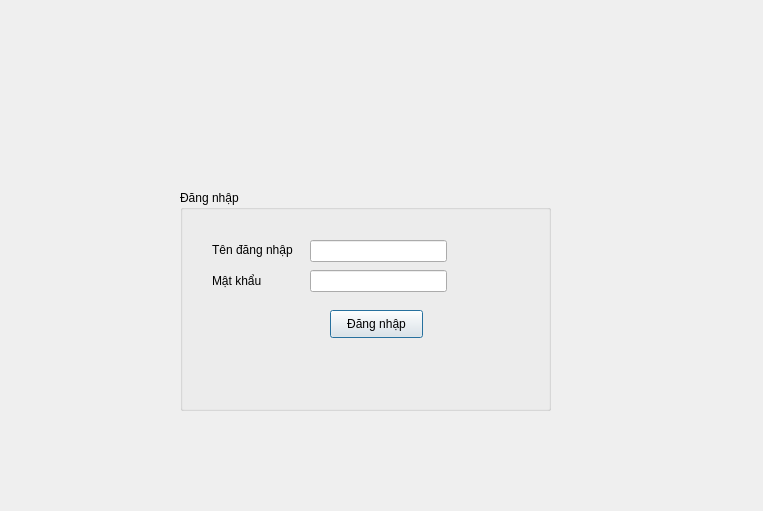
<?xml version="1.0" encoding="UTF-8"?>
<ui version="4.0">
 <class>dangnhap</class>
 <widget class="QDialog" name="dangnhap">
  <property name="geometry">
   <rect>
    <x>0</x>
    <y>0</y>
    <width>763</width>
    <height>511</height>
   </rect>
  </property>
  <property name="windowTitle">
   <string>Dialog</string>
  </property>
  <widget class="QGroupBox" name="groupBox">
   <property name="geometry">
    <rect>
     <x>180</x>
     <y>190</y>
     <width>371</width>
     <height>221</height>
    </rect>
   </property>
   <property name="title">
    <string>Đăng nhập</string>
   </property>
   <widget class="QLabel" name="label">
    <property name="geometry">
     <rect>
      <x>32</x>
      <y>52</y>
      <width>86</width>
      <height>16</height>
     </rect>
    </property>
    <property name="text">
     <string>Tên đăng nhập</string>
    </property>
   </widget>
   <widget class="QLabel" name="label_2">
    <property name="geometry">
     <rect>
      <x>32</x>
      <y>83</y>
      <width>52</width>
      <height>16</height>
     </rect>
    </property>
    <property name="text">
     <string>Mật khẩu</string>
    </property>
   </widget>
   <widget class="QLineEdit" name="lineEdit">
    <property name="geometry">
     <rect>
      <x>130</x>
      <y>50</y>
      <width>137</width>
      <height>22</height>
     </rect>
    </property>
   </widget>
   <widget class="QLineEdit" name="lineEdit_2">
    <property name="geometry">
     <rect>
      <x>130</x>
      <y>80</y>
      <width>137</width>
      <height>22</height>
     </rect>
    </property>
   </widget>
   <widget class="QPushButton" name="pushButton">
    <property name="geometry">
     <rect>
      <x>150</x>
      <y>120</y>
      <width>93</width>
      <height>28</height>
     </rect>
    </property>
    <property name="text">
     <string>Đăng nhập</string>
    </property>
   </widget>
  </widget>
 </widget>
 <resources/>
 <connections/>
</ui>
